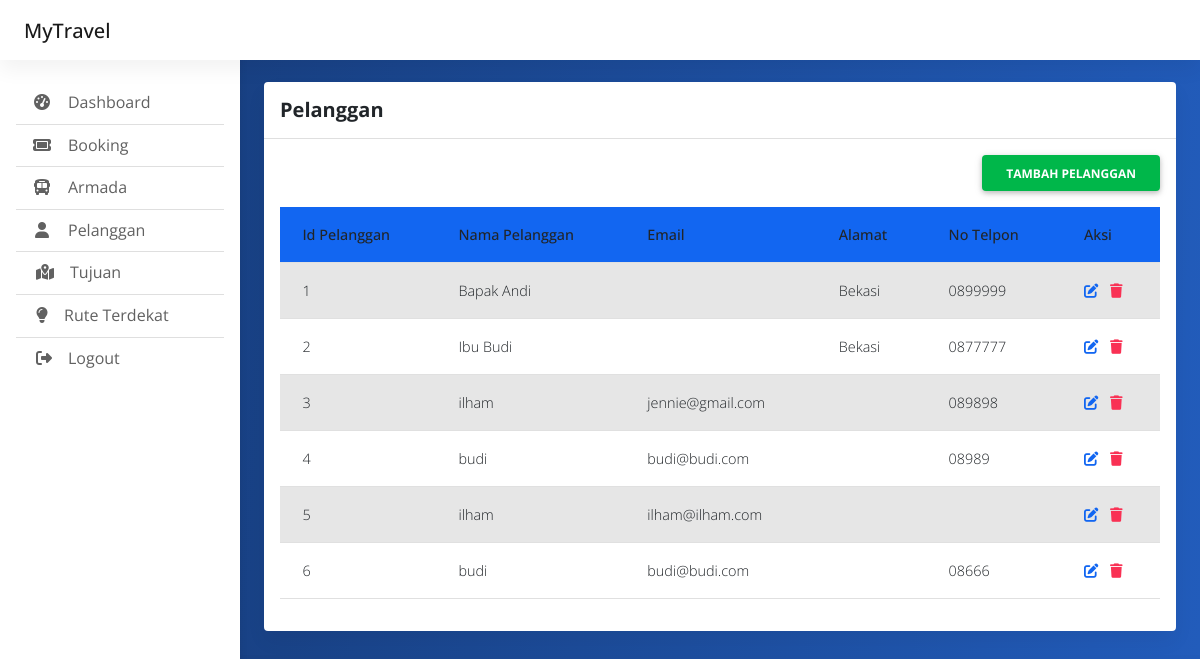
Before: /index.php/admin/pelanggan with the older database file.
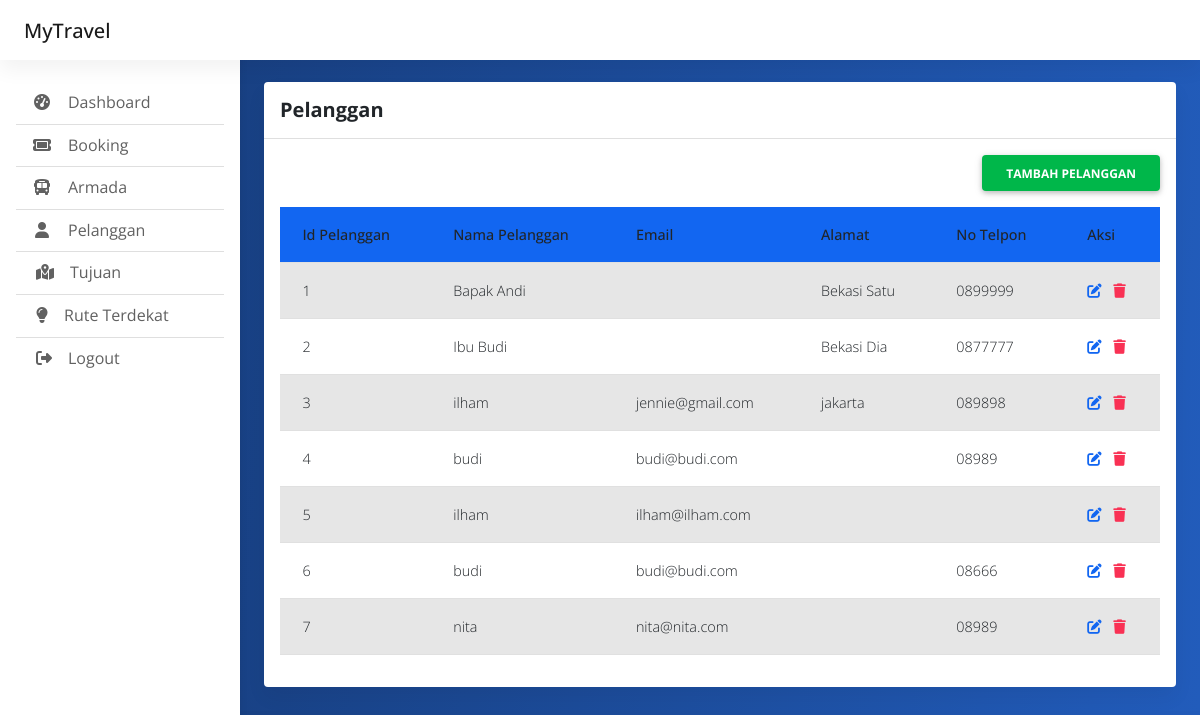
After: the same page with the newer database file.
### tables this page shows
CREATE TABLE `pelanggan` (
  `id_pelanggan` int(255) NOT NULL,
  `nama_pelanggan` varchar(255) NOT NULL,
  `alamat` varchar(255) NOT NULL,
  `no_telpon` varchar(255) NOT NULL,
  `email` varchar(255) NOT NULL,
  `password` varchar(255) NOT NULL
);

### application/controllers/Admin.php (called while the page is built, shortened)
<?php
class Admin extends CI_Controller {
	public function __construct()
	{
		$this->load->model('akun_model');
		$this->load->model('crud_model');
	}
	public function pelanggan()
	{
		$data['array_pelanggan'] = $this->crud_model->mengambil_data('pelanggan');
		$this->load->view('admin_pelanggan',$data);
	}
}

### index.php (called while the page is built, shortened)
<?php
require_once BASEPATH.'core/CodeIgniter.php';

### application/models/Crud_model.php (called while the page is built, shortened)
<?php
class Crud_model extends CI_Model{
	public function mengambil_data($nama_tabel)
	{
		$this->db->select('*');
		$this->db->from($nama_tabel);
		$query = $this->db->get();
		return $query->result();
	}
}

### application/views/admin_pelanggan.php (the view, shortened to what this page needs)
<!doctype html>
<html lang="en">
  <head>
    <link href="https://cdn.jsdelivr.net/npm/bootstrap@5.3.0-alpha1/dist/css/bootstrap.min.css" rel="stylesheet">
	<link rel="stylesheet" href="https://cdnjs.cloudflare.com/ajax/libs/font-awesome/6.4.0/css/all.min.css" />
	<link rel="stylesheet" href="<?=base_url()?>css/mdb.min.css" />
	<link rel="stylesheet" href="<?=base_url()?>css/admin.css" />
  </head>
<body>
  <header>
  </header>
  <main style="margin-top: 58px">
    <div class="container pt-4">
		  <section class="mb-4">
			<div class="card">
			  <div class="card-header py-3">
				<h5 class="mb-0"><strong>Pelanggan</strong></h5>
			  </div>
			  <div class="card-body">
				<div class="d-grid gap-2 mb-3 d-md-flex justify-content-md-end">
				  <a href="<?=site_url('admin/pelanggan_add')?>"><button class="btn btn-success fw-bold" type="button">Tambah Pelanggan</button></a>
				</div>
				<table class="table table-striped" id="barangTable">
					<thead>
						<tr class="bg-primary text-white">
							<th>Id Pelanggan</th>
							<th>Nama Pelanggan</th>
							<th>Email</th>
							<th>Alamat</th>
							<th>No Telpon</th>
							<th>Aksi</th>
						</tr>
					</thead>
					<tbody>
					<?php foreach($array_pelanggan as $pelanggan): ?>
						<tr>
							<td><?= $pelanggan->id_pelanggan ?></td>
							<td><?= $pelanggan->nama_pelanggan ?></td>
							<td><?= $pelanggan->email ?></td>
							<td><?= $pelanggan->alamat ?></td>
							<td><?= $pelanggan->no_telpon ?></td>
							<td>
								<a href="<?=site_url('admin/pelanggan_edit/'. $pelanggan->id_pelanggan)?>"><span class="fw-bold me-2 text-primary" onclick="return editchecked('');"><i class="fa-solid fa-pen-to-square"></i></span></a>
								<a href="<?=site_url('admin/pelanggan_hapus/'. $pelanggan->id_pelanggan)?>"><span class="fw-bold text-danger" onclick="return deletechecked('');"><i class="fa-solid fa-trash"></i></span></a>
							</td>
						</tr>
					<?php endforeach; ?>
					</tbody>
				</table>
			  </div>
			</div>
		  </section>
    </div>
  </main>
</body>
</html>

Changed rows visible on the page:
changed pelanggan "Bapak Andi": alamat "Bekasi" → "Bekasi Satu"
changed pelanggan "Ibu Budi": alamat "Bekasi" → "Bekasi Dia"
changed pelanggan "jennie@gmail.com": alamat (not shown) → "jakarta"
added pelanggan: id_pelanggan "7", nama_pelanggan "nita", email "nita@nita.com", no_telpon "08989"
